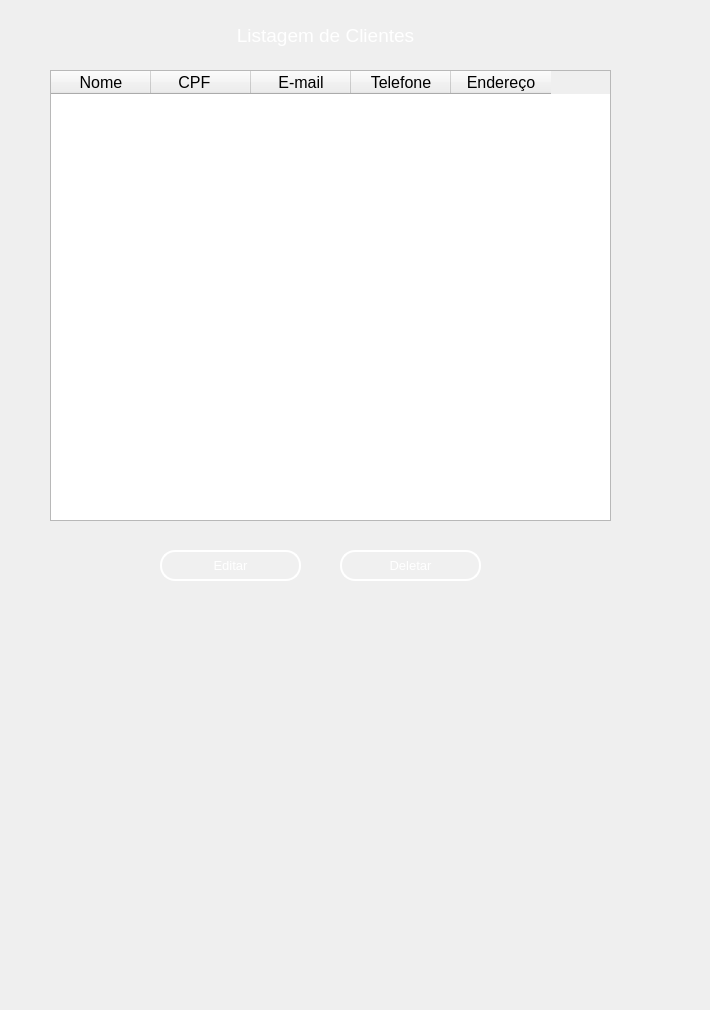
     <widget class="QWidget" name="page">
      <widget class="QLabel" name="label_43">
       <property name="geometry">
        <rect>
         <x>230</x>
         <y>20</y>
         <width>191</width>
         <height>31</height>
        </rect>
       </property>
       <property name="text">
        <string>&lt;html&gt;&lt;head/&gt;&lt;body&gt;&lt;p align=&quot;center&quot;&gt;&lt;span style=&quot; font-size:14pt; color:#ffffff;&quot;&gt;Listagem de Clientes&lt;/span&gt;&lt;/p&gt;&lt;/body&gt;&lt;/html&gt;</string>
       </property>
      </widget>
      <widget class="QWidget" name="widget_16" native="true">
       <property name="geometry">
        <rect>
         <x>-20</x>
         <y>-270</y>
         <width>701</width>
         <height>1001</height>
        </rect>
       </property>
       <property name="styleSheet">
        <string notr="true">QWidget {
    background: qradialgradient(
        cx: 0.5, cy: 0.2, radius: 0.8,
        fx: 0.5, fy: 0.2,
        stop: 0 #7FA3A6,  /* Brilho no topo (mais suave) */
        stop: 0.4 #4E7580, /* Azul intermediário mais escuro */
        stop: 0.7 #27425A, /* Azul mais escuro na transição */
        stop: 1 #0A1A30   /* Azul bem escuro na parte inferior */
    );
}
</string>
       </property>
       <widget class="QPushButton" name="dellButton">
        <property name="geometry">
         <rect>
          <x>360</x>
          <y>820</y>
          <width>141</width>
          <height>31</height>
         </rect>
        </property>
        <property name="font">
         <font>
          <family>MS Shell Dlg 2</family>
          <pointsize>10</pointsize>
          <weight>50</weight>
          <italic>false</italic>
          <bold>false</bold>
         </font>
        </property>
        <property name="styleSheet">
         <string notr="true">QPushButton {
    background-color: rgba(255, 255, 255, 0.5);
    border: 5px solid rgba(255, 255, 255, 0.3); /* Borda branca translúcida */
    color: #333333; /* Texto totalmente opaco */
}

QPushButton:hover {
    background-color: rgba(207, 216, 220, 100);
    border-color:rgba(255, 255, 255,255);
    
}

QPushButton:pressed {
    background-color: #A0B2C8; /* Azul acinzentado */
border-color: #003366; /* Azul escuro */
color: #003366;
}
 QPushButton{border: 2px solid rgba(255, 255, 255, 200);
    border-radius: 15px;
    background-color: rgba(0, 0, 0, 0); /* Totalmente transparente */
    
    /* Espaçamento interno */
    padding: 5px 15px;
    
    /* Cor do texto */
    color: white;
    
    /* Melhora a renderização */
    background-clip: padding-box;
}

/* Efeito ao focar */
QPushButton {
    border: 2px solid rgba(255, 255, 255, 255);
    background-color: rgba(255, 255, 255, 20);
}</string>
        </property>
        <property name="text">
         <string>Deletar</string>
        </property>
       </widget>
      </widget>
      <widget class="QTableWidget" name="tableWidget">
       <property name="geometry">
        <rect>
         <x>50</x>
         <y>70</y>
         <width>561</width>
         <height>451</height>
        </rect>
       </property>
       <property name="font">
        <font>
         <family>MS Shell Dlg 2</family>
         <pointsize>12</pointsize>
         <weight>50</weight>
         <bold>false</bold>
        </font>
       </property>
       <column>
        <property name="text">
         <string>Nome</string>
        </property>
       </column>
       <column>
        <property name="text">
         <string>CPF   </string>
        </property>
       </column>
       <column>
        <property name="text">
         <string>E-mail</string>
        </property>
       </column>
       <column>
        <property name="text">
         <string>Telefone</string>
        </property>
       </column>
       <column>
        <property name="text">
         <string>Endereço</string>
        </property>
       </column>
      </widget>
      <widget class="QPushButton" name="editButton">
       <property name="geometry">
        <rect>
         <x>160</x>
         <y>550</y>
         <width>141</width>
         <height>31</height>
        </rect>
       </property>
       <property name="font">
        <font>
         <family>MS Shell Dlg 2</family>
         <pointsize>10</pointsize>
         <weight>50</weight>
         <italic>false</italic>
         <bold>false</bold>
        </font>
       </property>
       <property name="styleSheet">
        <string notr="true">QPushButton {
    background-color: rgba(255, 255, 255, 0.5);
    border: 5px solid rgba(255, 255, 255, 0.3); /* Borda branca translúcida */
    color: #333333; /* Texto totalmente opaco */
}

QPushButton:hover {
    background-color: rgba(207, 216, 220, 100);
    border-color:rgba(255, 255, 255,255);
    
}

QPushButton:pressed {
    background-color: #A0B2C8; /* Azul acinzentado */
border-color: #003366; /* Azul escuro */
color: #003366;
}
 QPushButton{border: 2px solid rgba(255, 255, 255, 200);
    border-radius: 15px;
    background-color: rgba(0, 0, 0, 0); /* Totalmente transparente */
    
    /* Espaçamento interno */
    padding: 5px 15px;
    
    /* Cor do texto */
    color: white;
    
    /* Melhora a renderização */
    background-clip: padding-box;
}

/* Efeito ao focar */
QPushButton {
    border: 2px solid rgba(255, 255, 255, 255);
    background-color: rgba(255, 255, 255, 20);
}</string>
       </property>
       <property name="text">
        <string>Editar</string>
       </property>
      </widget>
      <zorder>widget_16</zorder>
      <zorder>label_43</zorder>
      <zorder>tableWidget</zorder>
      <zorder>editButton</zorder>
     </widget>
